Frame 1 (no input): blank canvas, image omitted
Frame 60 (no input): blank canvas, image omitted
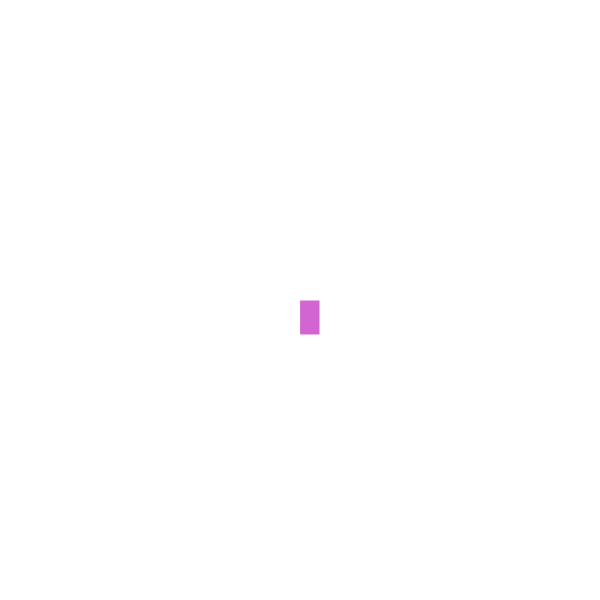
Frame 120 (the mouse pressed at the canvas centre since frame 60)

The p5.js sketch whose frames 1 and 60 were blank and that drew this single picture after the mouse press (run headless with seeded random() and noise() and a simulated clock; from frame 60 on, the mouse is pressed at the canvas centre):

// p5.js sketch
// ── sketch.js
function setup() {
    createCanvas(600, 600);
     background("FAA7C3");
  }
  
  
  function draw() {
    
    stroke ("whit");
    fill ("rgb(211,101,211)");
    
    
     // console.log(mouseIsPressed);
    
    if (mouseIsPressed){
      rect(mouseX, mouseY, 20, 35);
    }
  }
          
